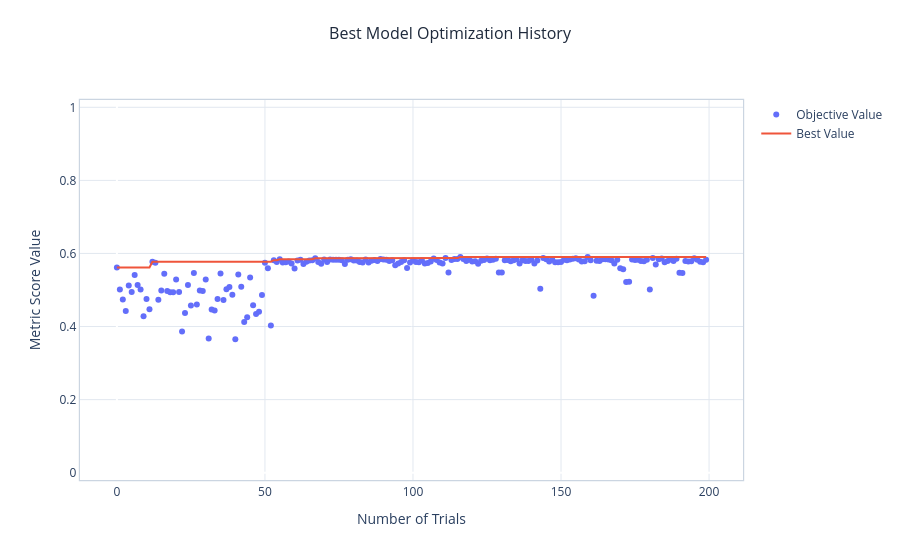

Write notebook code for a chart like this one.
### Markdown cell above
Train and optimize the model:

### Code cell
(optimized_SVM, 
cv_results_SVM,
tpr_SVM, fpr_SVM,
precs_SVM, recs_SVM) = optimize_model_optuna_search(pipe_SVM, params_dist_SVM, 
                                    X_train, y_train, X_test, y_test, 
                                    metrics_dict=scoring_dict,
                                    cv=my_cv)

### Figure 1 — Plotly figure (JSON) as saved in the notebook; plotly's stock layout.template omitted (floating-point values rounded to 4 significant figures; data arrays with more than 128 entries replaced by an {"elided": "..."} marker saying what was removed)
{"data": [{"mode": "markers", "name": "Objective Value", "type": "scatter", "x": {"elided": "200 int values"}, "y": {"elided": "200 float values"}}, {"mode": "lines", "name": "Best Value", "type": "scatter", "x": {"elided": "200 int values"}, "y": {"elided": "200 float values"}}, {"marker": {"color": "#cccccc"}, "mode": "markers", "name": "Infeasible Trial", "showlegend": false, "type": "scatter", "x": [], "y": []}], "layout": {"plot_bgcolor": "white", "title": {"font": {"color": "#1e293b", "size": 16}, "text": "Best Model Optimization History", "x": 0.5, "xanchor": "center", "y": 0.95, "yanchor": "top"}, "xaxis": {"gridcolor": "#e2e8f0", "linecolor": "#cbd5e1", "linewidth": 1.2, "mirror": true, "showgrid": true, "title": {"text": "Number of Trials"}}, "yaxis": {"gridcolor": "#e2e8f0", "linecolor": "#cbd5e1", "linewidth": 1.2, "mirror": true, "range": [-0.02, 1.02], "showgrid": true, "title": {"text": "Metric Score Value"}}}}
